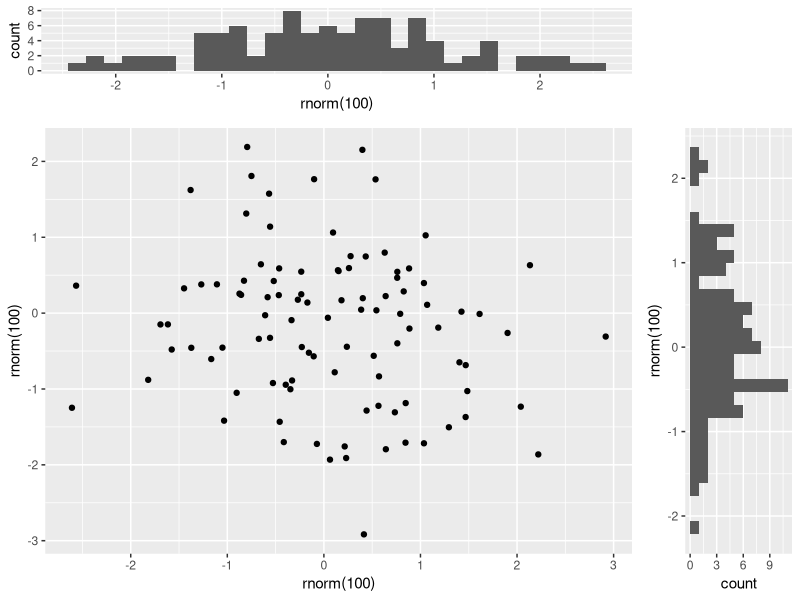

Write the R code that produced this figure.
require(ggplot2)
require(gridExtra)

hist_top <- ggplot() + geom_histogram(aes(rnorm(100)))
empty <- ggplot() + geom_point(aes(1,1), colour = "white")+
  theme(axis.ticks = element_blank(), 
        panel.background = element_blank(), 
        axis.text.x = element_blank(), axis.text.y = element_blank(),           
        axis.title.x = element_blank(), axis.title.y = element_blank())

scatter <- ggplot() + geom_point(aes(rnorm(100), rnorm(100)))
hist_right <- ggplot() + geom_histogram(aes(rnorm(100))) + coord_flip()

grid.arrange(hist_top, empty, scatter, hist_right, ncol = 2, 
             nrow = 2, widths = c(4, 1), heights = c(1, 4))